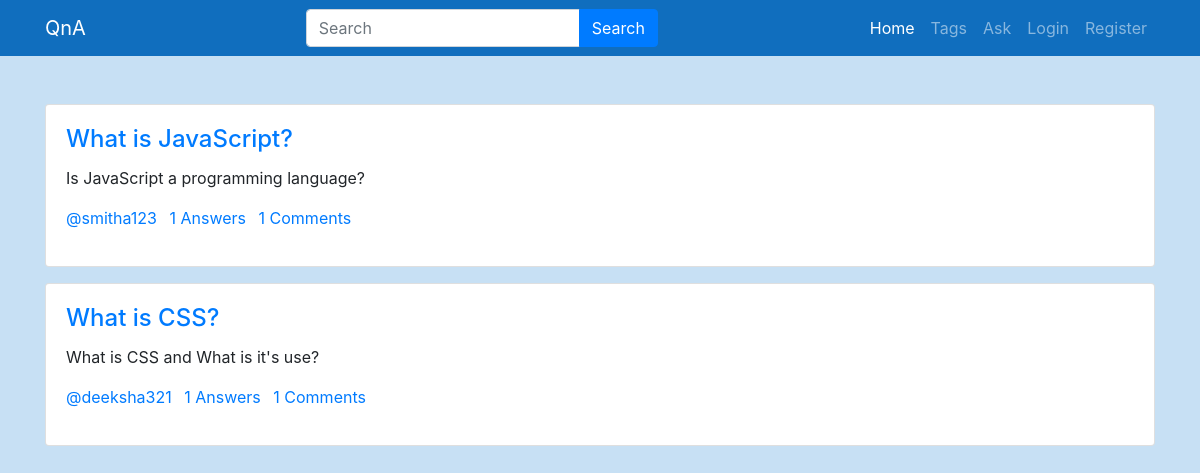
The app's page /tag/css with its own data.
### main/models.py (models this page shows, shortened)
class Question(models.Model):
    user=models.ForeignKey(CustomUser,on_delete=models.CASCADE)
    title=models.CharField(max_length=300)
    detail=models.TextField()
    tags=models.TextField(default='')
    add_time=models.DateTimeField(auto_now_add=True)

class CustomUser(AbstractUser):
    bio=models.TextField()
    location=models.CharField(max_length=200)

### main/views.py (the view)
# urls.py: path('tag/<str:tag>',views.tag,name='tag'),
def tag(request,tag):
    quests=Question.objects.annotate(total_comments=Count('answer__comment')).filter(tags__icontains=tag).order_by('-id')
    paginator=Paginator(quests,10)
    page_num=request.GET.get('page',1)
    quests=paginator.page(page_num)
    return render(request,'tag.html',{'quests':quests,'tag':tag})

### main/templates/tag.html (shortened to what this page needs)
{% extends 'base.html' %}
{% load static %}
{% load humanize %}
{% block content %}
    <div class="container py-5">
        {% for quest in quests %}
        <div class="card mb-3">
            <div class="card-body">
                <h4 class="card-title"><a href="/detail/{{quest.id}}">{{quest.title}}</a></h4>
                <p class="card-text">{{quest.detail}}</p>
                <p>
                    <a href="#" class="mr-2">@{{quest.user.username}}</a>
                    <a href="#" class="mr-2">{{quest.answer_set.count}} Answers</a>
                    <a href="#" class="mr-2">{{quest.total_comments}} Comments</a>
                </p>
            </div>
        </div>
        {% endfor %}
    </div>
{% endblock %}

### records on screen
Question: title "What is JavaScript?", detail "Is JavaScript a programming language?", user.username "smitha123", answer_set.count "1", total_comments "1"
Question: title "What is CSS?", detail "What is CSS and What is it's use?", user.username "deeksha321", answer_set.count "1", total_comments "1"
